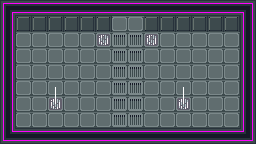

Tiled map render using the project's own tile images. Description and the whole map definition, tile-layer contents included, below:
An orthogonal 16x9 tile map with 16x16 px tiles, 3 tile layers (Art, Circuit 1, Circuit 2), 1 hidden layer not drawn, 3 tilesets and 9 objects (2x Laser, 2x QuballMulti, 2x Lock, Player, DoubleDoor, ...).

<map version="1.2" tiledversion="1.3.1" orientation="orthogonal" renderorder="right-down" compressionlevel="0" width="16" height="9" tilewidth="16" tileheight="16" infinite="0" nextlayerid="6" nextobjectid="13">
 <editorsettings>
  <export target="level_swap..tmx" format="tmx" />
 </editorsettings>
 <properties>
  <property name="Gates">Apply X on (qubits 9) 0.
Apply X multi on indices (qubits 6, [0, 1, 2]).</property>
 </properties>
 <tileset firstgid="1" source="../tilesets/industrial-sprite-sheet-DeadEnd-LMZ.tsx" />
 <tileset firstgid="205" source="../tilesets/sprites.tsx" />
 <tileset firstgid="212" source="../tilesets/wire_tileset.tsx" />
 <layer id="1" name="Art" width="16" height="9">
  <data encoding="csv">
4,6,6,6,6,6,6,6,6,6,6,6,6,6,6,5,
7,30,30,30,30,30,30,21,21,30,30,30,30,30,30,7,
7,21,21,21,21,21,190,33,33,190,21,21,21,21,21,7,
7,21,21,21,21,21,21,33,33,21,21,21,21,21,21,7,
7,21,21,21,21,21,21,33,33,21,21,21,21,21,21,7,
7,21,21,21,21,21,21,33,33,21,21,21,21,21,21,7,
7,21,21,190,21,21,21,33,33,21,21,190,21,21,21,7,
7,21,21,21,21,21,21,33,33,21,21,21,21,21,21,7,
16,6,6,6,6,6,6,6,6,6,6,6,6,6,6,17
</data>
 </layer>
 <layer id="4" name="Circuit 1" width="16" height="9">
  <properties>
   <property name="ControlsMulti" value="activated [cell (11, 6)]" />
  </properties>
  <data encoding="csv">
0,0,0,0,0,0,0,0,0,0,0,0,0,0,0,0,
0,0,0,0,0,0,0,0,0,0,0,0,0,0,0,0,
0,0,0,0,0,0,0,0,0,0,0,0,0,0,0,0,
0,0,0,0,0,0,0,0,0,0,0,0,0,0,0,0,
0,0,0,0,0,0,0,0,0,0,0,0,0,0,0,0,
0,0,0,0,0,0,0,0,0,0,0,216,0,0,0,0,
0,0,0,0,0,0,0,0,0,0,0,226,0,0,0,0,
0,0,0,0,0,0,0,0,0,0,0,0,0,0,0,0,
0,0,0,0,0,0,0,0,0,0,0,0,0,0,0,0
</data>
 </layer>
 <layer id="5" name="Circuit 2" width="16" height="9">
  <properties>
   <property name="ControlsMulti" value="activated [cell (3, 6)]" />
  </properties>
  <data encoding="csv">
0,0,0,0,0,0,0,0,0,0,0,0,0,0,0,0,
0,0,0,0,0,0,0,0,0,0,0,0,0,0,0,0,
0,0,0,0,0,0,0,0,0,0,0,0,0,0,0,0,
0,0,0,0,0,0,0,0,0,0,0,0,0,0,0,0,
0,0,0,0,0,0,0,0,0,0,0,0,0,0,0,0,
0,0,0,216,0,0,0,0,0,0,0,0,0,0,0,0,
0,0,0,226,0,0,0,0,0,0,0,0,0,0,0,0,
0,0,0,0,0,0,0,0,0,0,0,0,0,0,0,0,
0,0,0,0,0,0,0,0,0,0,0,0,0,0,0,0
</data>
 </layer>
 <layer id="2" name="Collision" width="16" height="9" visible="0">
  <properties>
   <property name="Collision" type="bool" value="true" />
  </properties>
  <data encoding="csv">
101,101,101,101,101,101,101,101,101,101,101,101,101,101,101,101,
101,101,101,101,101,101,101,0,0,101,101,101,101,101,101,101,
101,0,0,0,0,0,0,0,0,0,0,0,0,0,0,101,
101,0,0,0,0,0,0,0,0,0,0,0,0,0,0,101,
101,0,0,0,0,0,0,0,0,0,0,0,0,0,0,101,
101,0,0,0,0,0,0,0,0,0,0,0,0,0,0,101,
101,0,0,0,0,0,0,0,0,0,0,0,0,0,0,101,
101,0,0,0,0,0,0,0,0,0,0,0,0,0,0,101,
101,101,101,101,101,101,101,101,101,101,101,101,101,101,101,101
</data>
 </layer>
 <objectgroup id="3" name="Objects">
  <object id="2" name="Player" type="Player" gid="205" x="144" y="112" width="16" height="16" />
  <object id="3" name="X Laser Left" type="Laser" gid="206" x="176" y="96" width="32" height="32">
   <properties>
    <property name="ControlsMulti" value="activated [cell (11, 6)]" />
    <property name="Direction" value="Left" />
    <property name="Gate" value="X" />
   </properties>
  </object>
  <object id="4" name="X Laser Right" type="Laser" gid="206" x="48" y="96" width="32" height="32">
   <properties>
    <property name="ControlsMulti" value="activated [cell (3, 6)]" />
    <property name="Direction" value="Right" />
    <property name="Gate" value="X" />
   </properties>
  </object>
  <object id="5" name="DoubleDoor" type="DoubleDoor" gid="211" x="112" y="32" width="32" height="16">
   <properties>
    <property name="Controls" value="and [int (activated [cell (6, 2)]) = 7, int (activated [cell (9, 2)]) = 1]" />
   </properties>
  </object>
  <object id="6" name="QuballMulti" type="QuballMulti" gid="210" x="176" y="112" width="16" height="16" />
  <object id="9" name="QuballMulti" type="QuballMulti" gid="210" x="48" y="112" width="16" height="16" />
  <object id="10" name="Lock" type="Lock" gid="208" x="144" y="32" width="16" height="16">
   <properties>
    <property name="Code" value="1000" />
    <property name="ControlsMulti" value="activated [cell (9, 2)]" />
   </properties>
  </object>
  <object id="11" name="Lock" type="Lock" gid="208" x="96" y="32" width="16" height="16">
   <properties>
    <property name="Code" value="1110" />
    <property name="ControlsMulti" value="activated [cell (6, 2)]" />
   </properties>
  </object>
  <object id="12" name="Exit" type="Exit" x="112" y="16" width="32" height="16" />
 </objectgroup>
</map>
